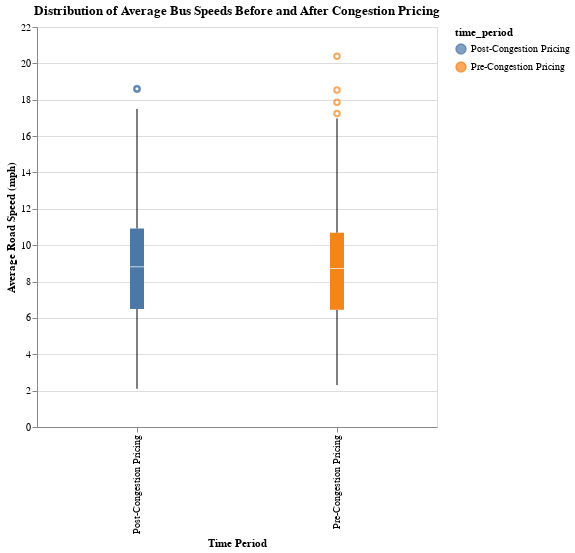

The cell this chart's notebook holds for it:
### Code cell
box_plot = alt.Chart(df_all_speeds).mark_boxplot().encode(
    x=alt.X('time_period:N', title='Time Period'),
    y=alt.Y('average_road_speed:Q', title='Average Road Speed (mph)'),
    color='time_period:N',
    tooltip=['time_period', 'average_road_speed']
).properties(
    title='Distribution of Average Bus Speeds Before and After Congestion Pricing',
    width=400,
    height=400
)

box_plot

### Figure 1 — Vega-Lite specification as saved in the notebook (floating-point values rounded to 4 significant figures; data arrays with more than 128 entries replaced by an {"elided": "..."} marker saying what was removed)
{"config": {"view": {"continuousWidth": 300, "continuousHeight": 300}}, "data": {"name": "data-7d9ac1c370fb43b609fe6a9c67842980"}, "mark": {"type": "boxplot"}, "encoding": {"color": {"field": "time_period", "type": "nominal"}, "tooltip": [{"field": "time_period", "type": "nominal"}, {"field": "average_road_speed", "type": "quantitative"}], "x": {"field": "time_period", "title": "Time Period", "type": "nominal"}, "y": {"field": "average_road_speed", "title": "Average Road Speed (mph)", "type": "quantitative"}}, "height": 400, "title": "Distribution of Average Bus Speeds Before and After Congestion Pricing", "width": 400, "$schema": "https://vega.github.io/schema/vega-lite/v5.20.1.json", "datasets": {"data-7d9ac1c370fb43b609fe6a9c67842980": {"elided": "2000 records"}}}
